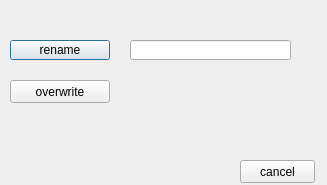
<?xml version="1.0" encoding="UTF-8"?>
<ui version="4.0">
 <class>delete_dialog</class>
 <widget class="QDialog" name="delete_dialog">
  <property name="enabled">
   <bool>true</bool>
  </property>
  <property name="geometry">
   <rect>
    <x>0</x>
    <y>0</y>
    <width>327</width>
    <height>185</height>
   </rect>
  </property>
  <property name="sizePolicy">
   <sizepolicy hsizetype="Fixed" vsizetype="Fixed">
    <horstretch>0</horstretch>
    <verstretch>0</verstretch>
   </sizepolicy>
  </property>
  <property name="font">
   <font>
    <weight>50</weight>
    <bold>false</bold>
   </font>
  </property>
  <property name="windowTitle">
   <string>Import Options</string>
  </property>
  <widget class="QLineEdit" name="fileName">
   <property name="geometry">
    <rect>
     <x>130</x>
     <y>40</y>
     <width>161</width>
     <height>20</height>
    </rect>
   </property>
  </widget>
  <widget class="QLabel" name="feedback">
   <property name="geometry">
    <rect>
     <x>10</x>
     <y>160</y>
     <width>231</width>
     <height>21</height>
    </rect>
   </property>
   <property name="text">
    <string/>
   </property>
  </widget>
  <widget class="QPushButton" name="rename">
   <property name="geometry">
    <rect>
     <x>10</x>
     <y>40</y>
     <width>100</width>
     <height>20</height>
    </rect>
   </property>
   <property name="text">
    <string>rename</string>
   </property>
  </widget>
  <widget class="QPushButton" name="overwrite">
   <property name="geometry">
    <rect>
     <x>10</x>
     <y>80</y>
     <width>100</width>
     <height>23</height>
    </rect>
   </property>
   <property name="text">
    <string>overwrite</string>
   </property>
  </widget>
  <widget class="QPushButton" name="cancel">
   <property name="geometry">
    <rect>
     <x>240</x>
     <y>160</y>
     <width>75</width>
     <height>23</height>
    </rect>
   </property>
   <property name="text">
    <string>cancel</string>
   </property>
  </widget>
 </widget>
 <resources/>
 <connections/>
</ui>
